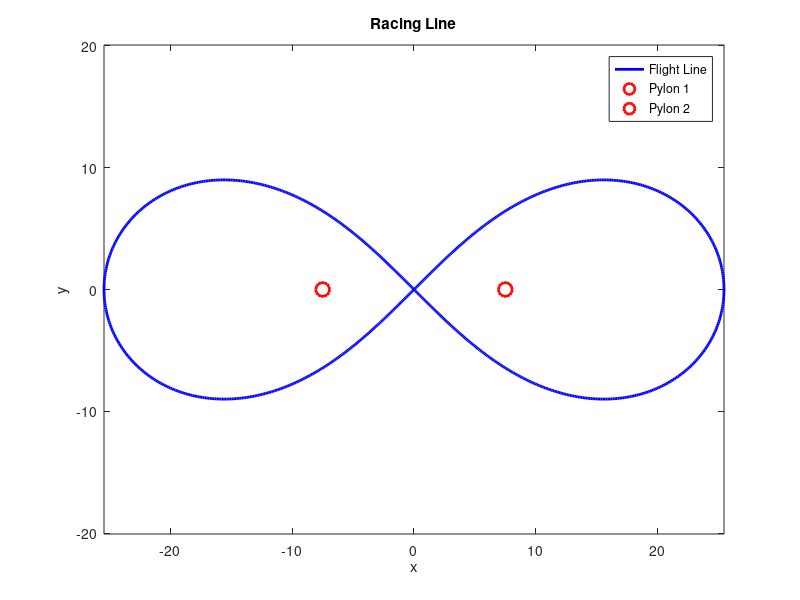

MATLAB code to generate this figure:

%% Author: Jan S. Freyhardt \n,
%% Bachelor Thesis \n,
%% Eight Slope Funktions with Pylons
%% email: jan.freyhardt@gmail.com\n

clc
clear
close all

% Parameters
a = 15;  % Maximum extension on the pylons
R_min = 9; % Minimum possible radius

% Parametric equation of the "8" with constant curvature radius
t = linspace(-pi/2, 3*pi/2, 1000); % Range corresponding to the modified equations
x = R_min*2 * sqrt(2) * cos(t) ./ (sin(t).^2 + 1);
y = R_min*2 * sqrt(2) * cos(t) .* sin(t) ./ (sin(t).^2 + 1);

pylon1 = [-a/2, 0];
pylon2 = [a/2, 0];

% Plot of the "8" with constant radius of curvature
figure;
plot(x, y, 'b', 'LineWidth', 2);
hold on;
plot(pylon1(1), pylon1(2), 'ro', 'MarkerSize', 10, 'LineWidth', 2);
plot(pylon2(1), pylon2(2), 'ro', 'MarkerSize', 10, 'LineWidth', 2);
axis equal;
title('Racing Line');
xlabel('x');
ylabel('y');
legend('Flight Line','Pylon 1','Pylon 2');